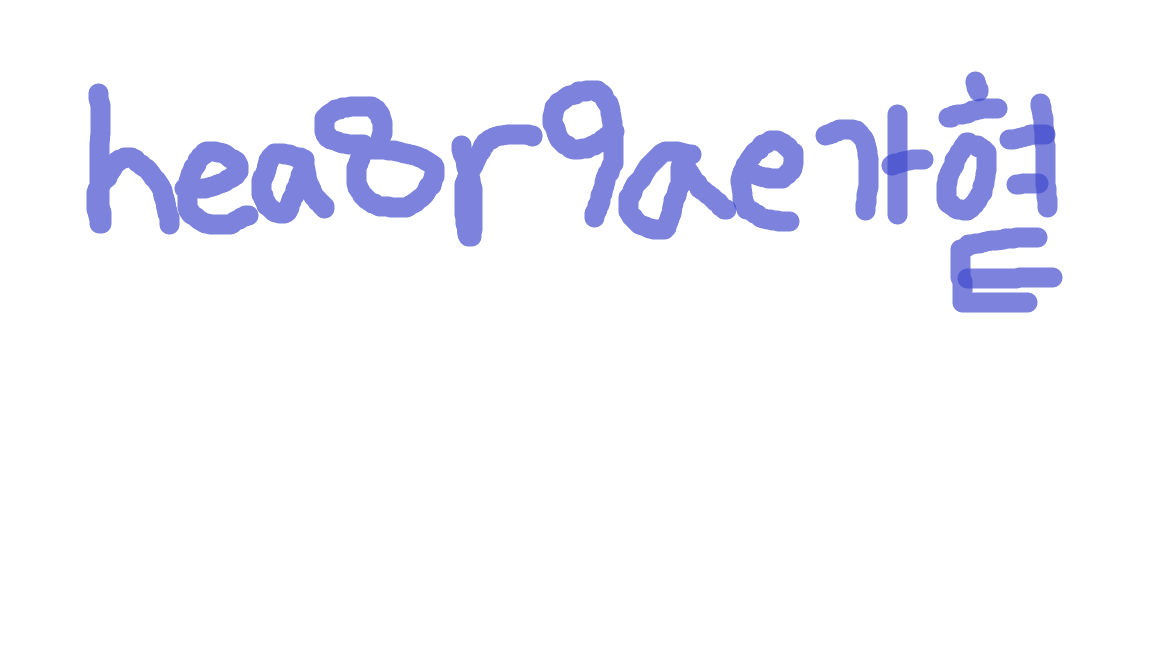
#> input picture ai/previous_data/Img/easyOCR_testImg/img_008_21px_69L.png, 1152 x 648 px, found by its file name
$ python revisingOcr_img8.py
#> lines starting #> are read from the running program, lines starting #| are printed output that depends on the picture; after the words box and inside, x2 and y2 are one past the last pixel; in counts of white or black regions, pixels touching at a corner belong together
import cv2
import numpy as np

def enhance_image(image_path, output_path):

    # 이미지 읽기
#> called with image_path = './easyOCR_testImg/img_008_21px_69L.png', output_path = './enhanced_v2/erode_img_008_21px_69L.png'
    img = cv2.imread(image_path)
#> img is the input picture: shape (648, 1152, 3); mean B, G, R 252.2, 244.6, 244.1

    # 그레이스케일 변환
    gray = cv2.cvtColor(img, cv2.COLOR_BGR2GRAY)
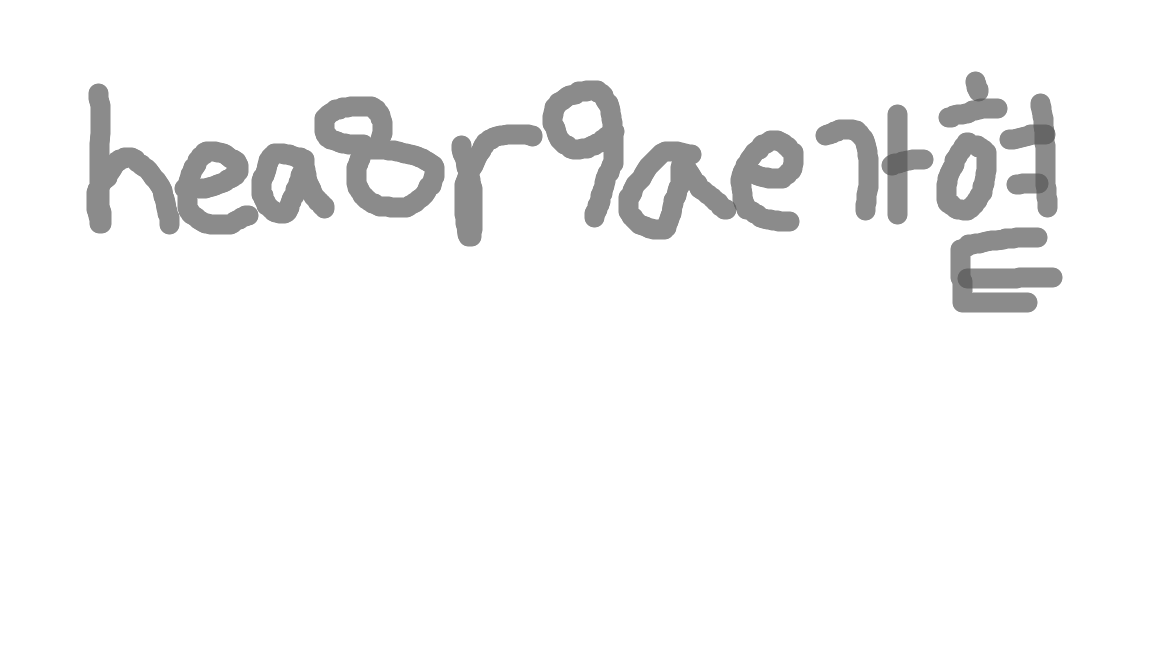
#> gray: shape (648, 1152); min 102, max 255, mean 245.3

    # 이진화 (글자를 흰색으로)
    _, binary = cv2.threshold(
        gray,
        0,
        255,
        cv2.THRESH_BINARY_INV + cv2.THRESH_OTSU
    )
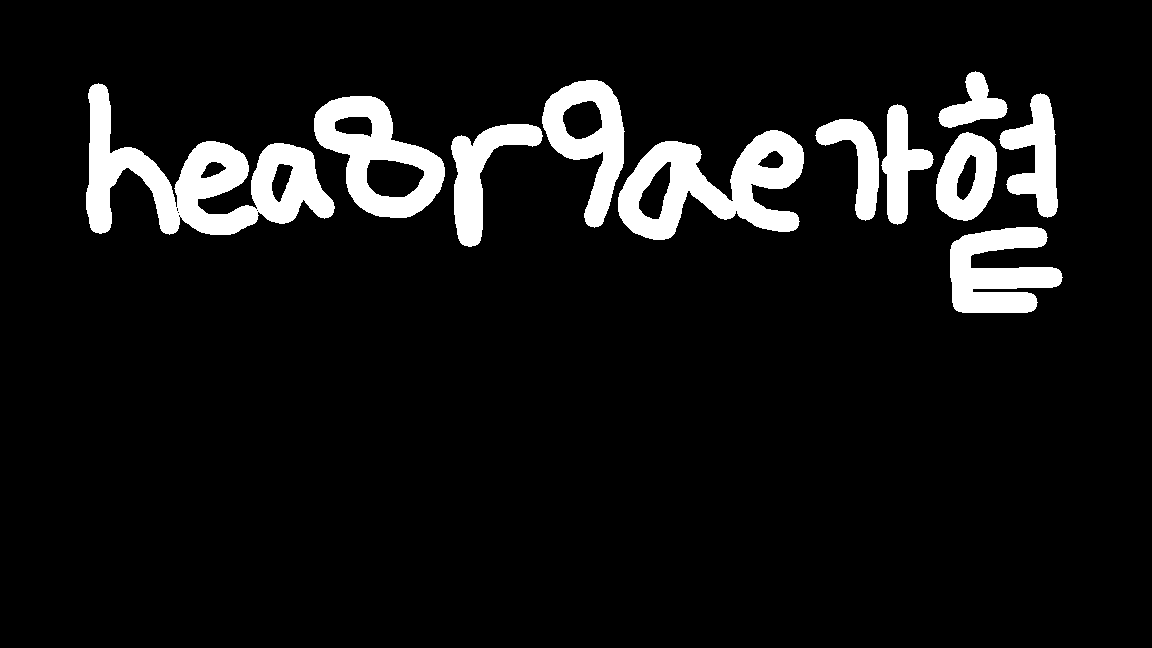
#> binary: shape (648, 1152); 8.5% white; 11 white regions, largest, box (x1, y1, x2, y2) and area: (86, 83, 335, 235) 14432, (618, 130, 804, 240) 10234, (314, 96, 445, 218) 7442

    # ============================
    # 글씨 얇게 만들기 (Erosion)
    # ============================

    kernel = cv2.getStructuringElement(
        cv2.MORPH_ELLIPSE,
        (4, 4)          # 2~5 정도 추천
    )

    eroded = cv2.erode(
        binary,
        kernel,
        iterations=2    # 1~3 정도 테스트
    )
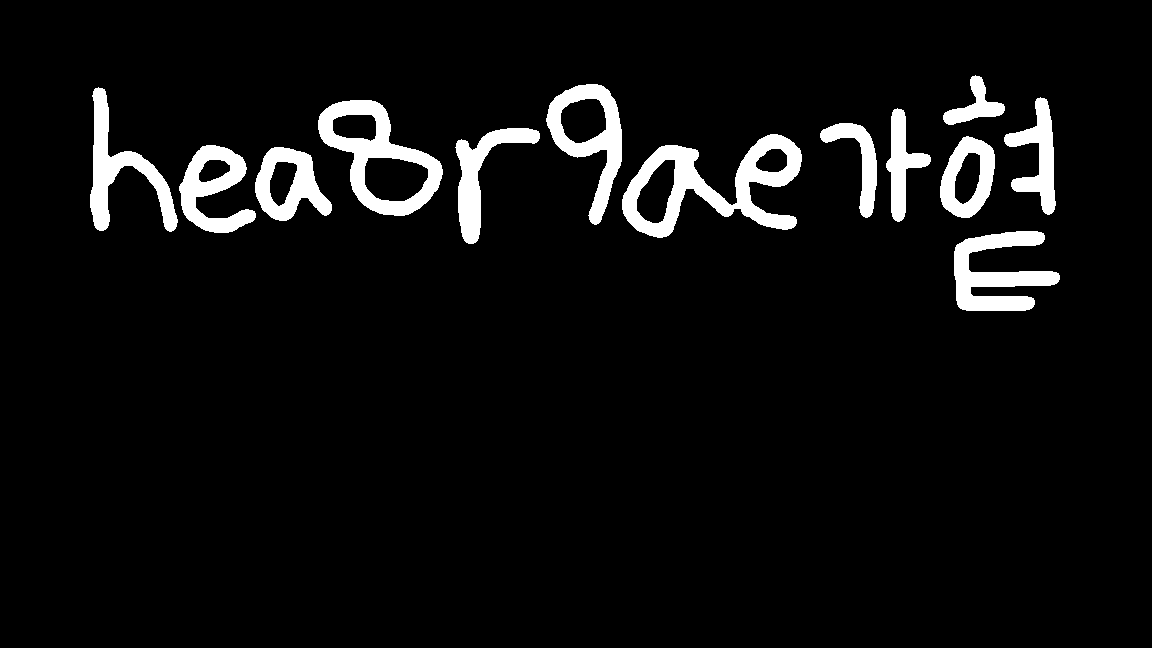
#> eroded: shape (648, 1152); 5.8% white; 13 white regions, largest, box (x1, y1, x2, y2) and area: (622, 134, 802, 238) 6998, (318, 100, 443, 216) 5173, (954, 231, 1060, 311) 4321

    # 다시 검은 글씨로 반전
    result = 255 - eroded

    # 저장
    cv2.imwrite(output_path, result)


def main():

    input_image = "./easyOCR_testImg/img_008_21px_69L.png"
    output_image = "./enhanced_v2/erode_img_008_21px_69L.png"

    enhance_image(input_image, output_image)

    print("완료!")


if __name__ == "__main__":
    main()

$ run again, with ai/previous_data/Img/easyOCR_testImg/img_002_42px.png copied over ai/previous_data/Img/easyOCR_testImg/img_008_21px_69L.png
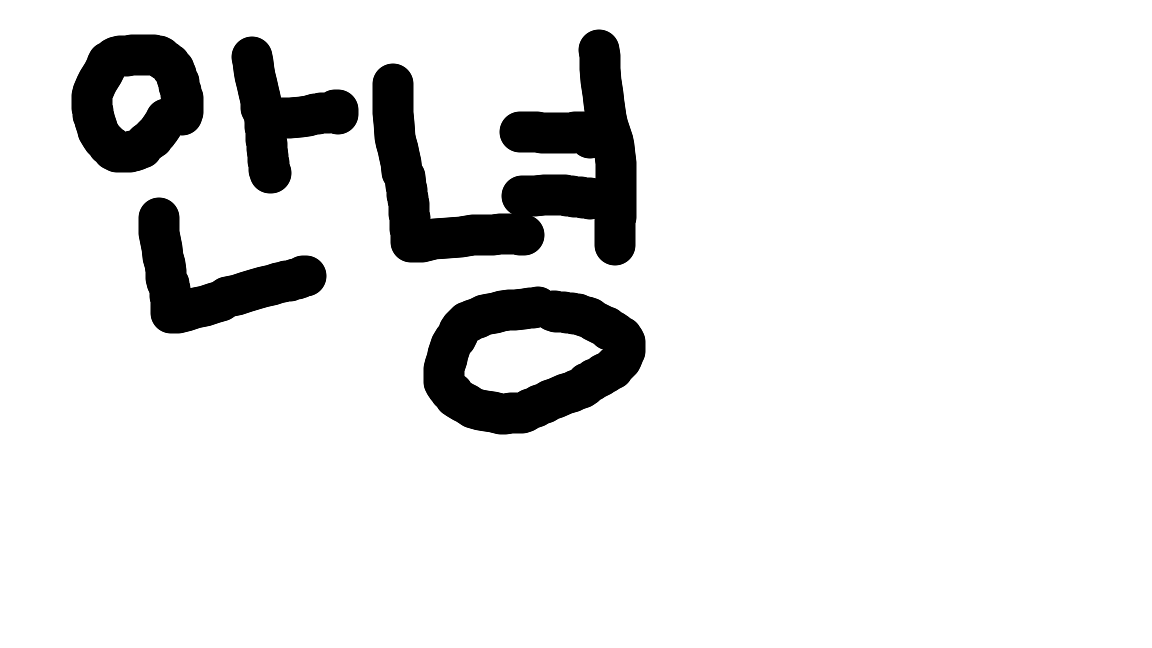
#> input picture ai/previous_data/Img/easyOCR_testImg/img_002_42px.png, 1152 x 648 px, found by its file name
#> in enhance_image, img is the input picture: shape (648, 1152, 3); min 0, max 255, mean 227.5
#> in enhance_image, `_, binary = cv2.threshold( gray, 0, 255, cv2.THRESH_BINARY_INV + cv2.T..`:
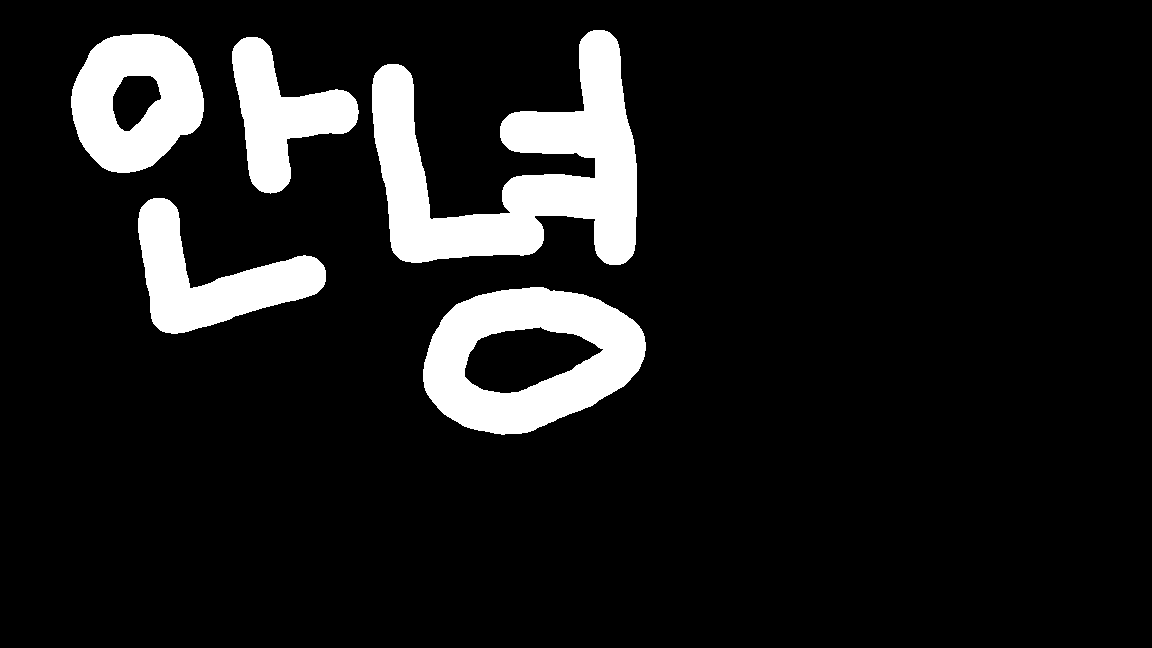
#> binary: shape (648, 1152); 10.8% white; 5 white regions, box (x1, y1, x2, y2) and area: (372, 30, 637, 265) 29241, (423, 287, 646, 435) 18791, (71, 34, 204, 173) 12382, (138, 198, 326, 334) 10940, (232, 37, 359, 194) 9171
#> in enhance_image, `eroded = cv2.erode( binary, kernel, iterations=2`:
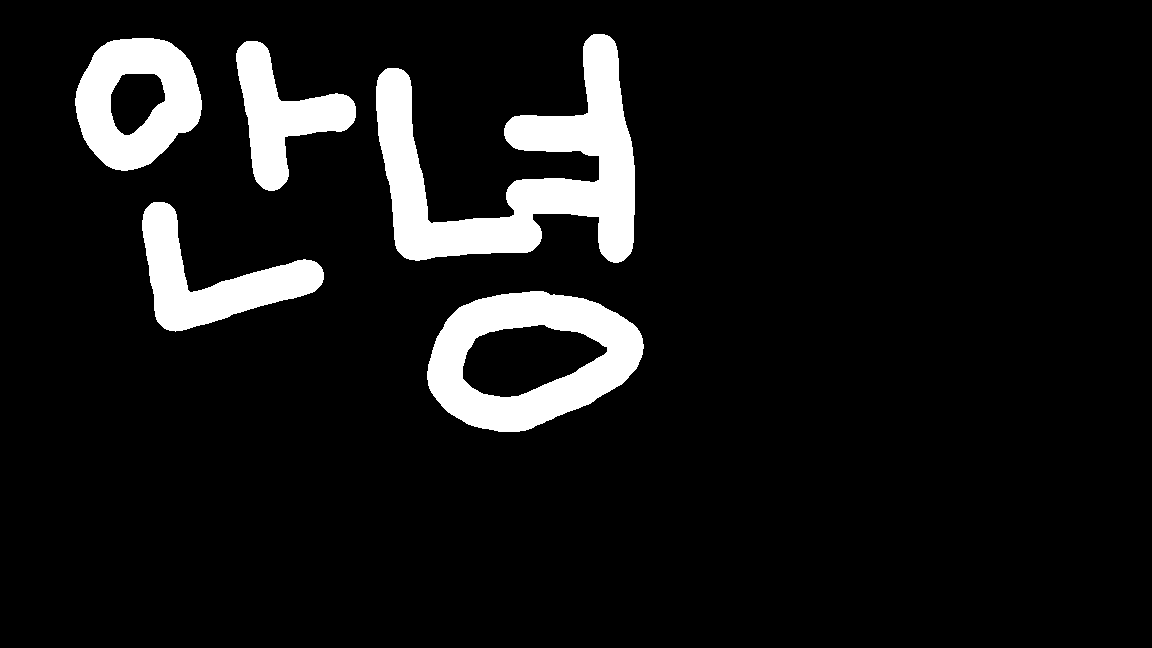
#> eroded: shape (648, 1152); 9% white; 5 white regions, box (x1, y1, x2, y2) and area: (376, 34, 635, 263) 24620, (427, 291, 644, 432) 15751, (75, 38, 202, 171) 10376, (142, 202, 324, 332) 9059, (236, 41, 356, 191) 7561
